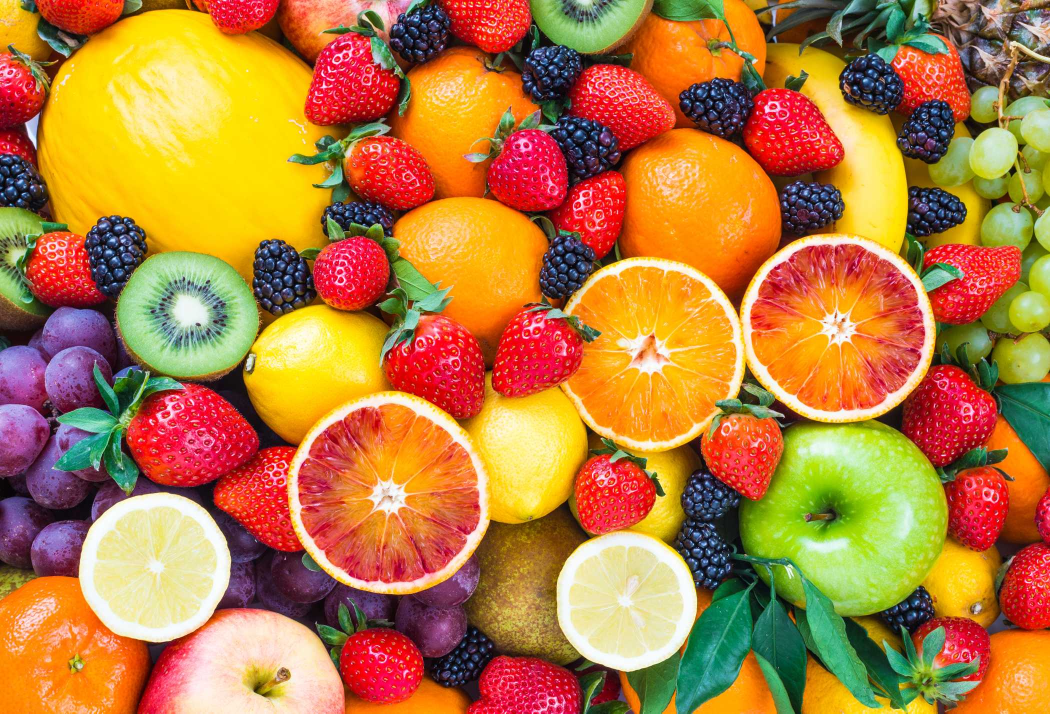
#> input picture fruit.jpg, 2100 x 1427 px (shown at 1/2 size)
$ jupyter execute --allow-errors btaplab3.ipynb
#> lines starting #> are read from the running program, lines starting #| are printed output that depends on the picture
[cell 1]
import numpy as np
import imageio.v2 as iio
import matplotlib.pylab as plt

# Đọc ảnh từ file
data = iio.imread('fruit.jpg')
#> data is the input picture: shape (1427, 2100, 3); mean R, G, B 182.3, 124.4, 62.8

# Cắt ảnh: từ dòng 800 đến 1200, cột 570 đến 980
bmg = data[500:700, 175:500]
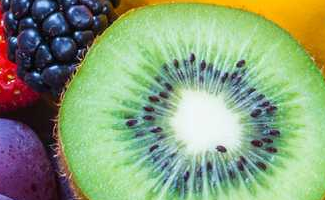
#> bmg: shape (200, 325, 3); mean R, G, B 136.1, 157.9, 121.2

# In ra kích thước ảnh gốc
print(data.shape)
#| (1427, 2100, 3)

# Lưu vùng ảnh đã cắt thành file mới
iio.imwrite('kiwi.jpg', bmg)

# Hiển thị ảnh đã cắt
plt.imshow(bmg)
plt.show()

[cell 2]
import numpy as np
import scipy.ndimage as nd
import imageio.v2 as iio
import matplotlib.pylab as plt

# Đọc ảnh 'fruit.jpg' dưới dạng ảnh xám
du_lieu = iio.imread('kiwi.jpg', mode='F')
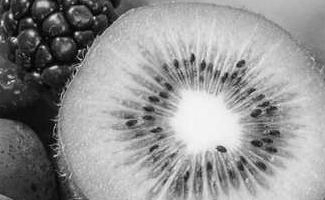
#> du_lieu: shape (200, 325) float32; min 0.228, max 247.1, mean 147.2

# Dịch chuyển ảnh sang phải 25 pixel và xuống dưới 100 pixel
anh_dich_chuyen = nd.shift(du_lieu, (0, 30))
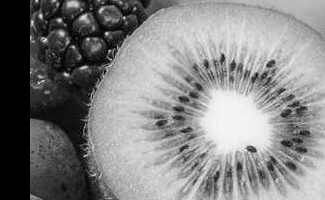
#> anh_dich_chuyen: shape (200, 325) float32; min 0, max 247.1, mean 130.9

# Hiển thị ảnh đã dịch chuyển
plt.imshow(anh_dich_chuyen,)
plt.show()

[cell 3]
import numpy as np
import imageio.v2 as iio
import matplotlib.pylab as plt

# Đọc ảnh từ file
data = iio.imread('colorful-ripe-tropical-fruits.jpg', mode='F')
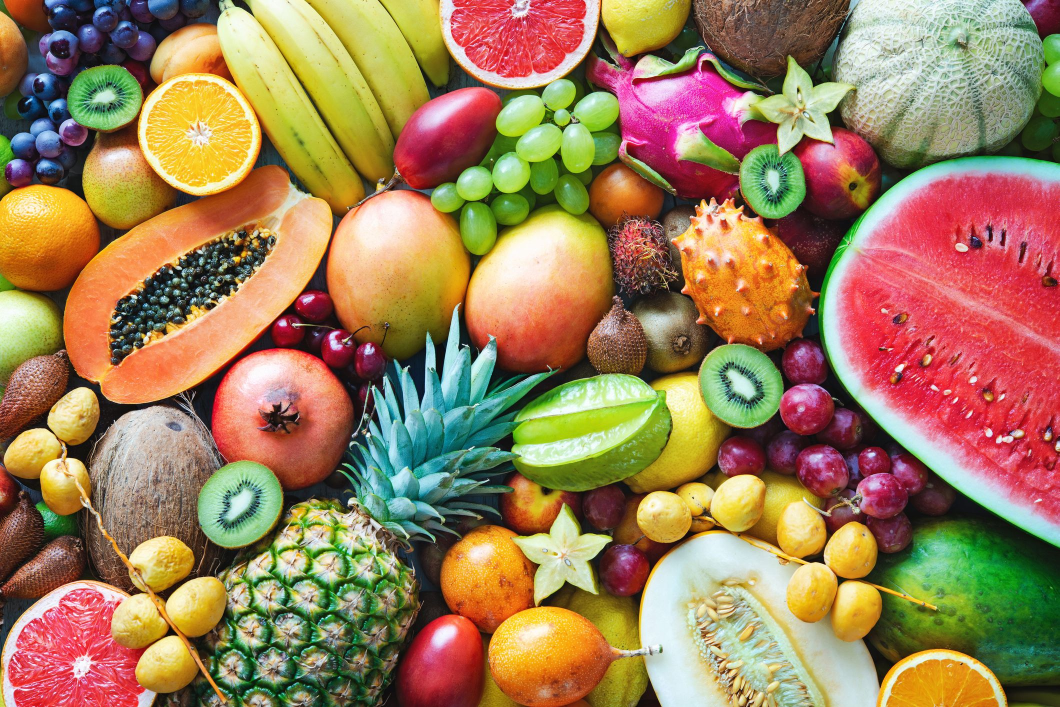
#> input picture colorful-ripe-tropical-fruits.jpg, 2119 x 1414 px (shown at 1/2 size)
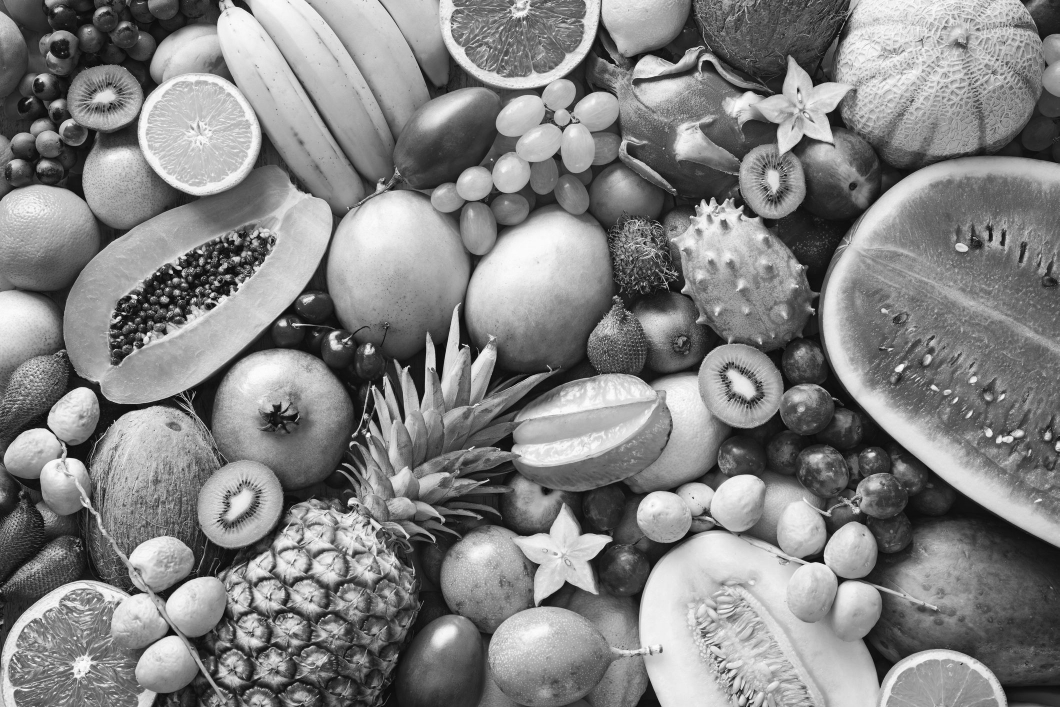
#> data: shape (1414, 2119) float32 (shown at 1/2 size); min 0.228, max 255, mean 131.7

# Cắt ảnh: từ dòng 800 đến 1200, cột 570 đến 980
bmg = data[350:800, 130:650]
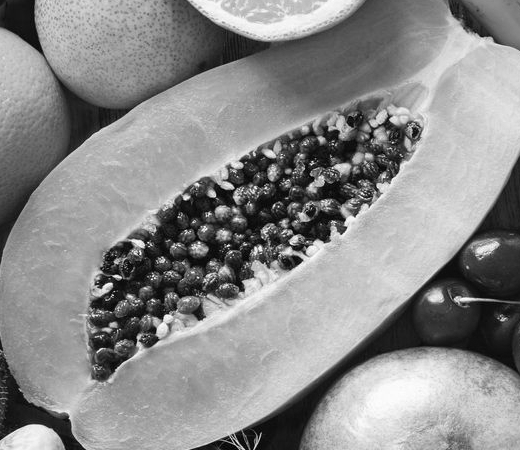
#> bmg: shape (450, 520) float32; min 0.228, max 254.8, mean 139.5

# In ra kích thước ảnh gốc
print(data.shape)
#| (1414, 2119)

# Chuyển đổi ảnh sang kiểu uint8 trước khi lưu
bmg_uint8 = np.clip(bmg, 0, 255).astype(np.uint8)
iio.imwrite('dudu.jpg', bmg_uint8)

# Hiển thị ảnh đã cắt
plt.imshow(bmg)
plt.show()

[cell 4]
import numpy as np
import imageio.v2 as iio
import matplotlib.pylab as plt

# Đọc ảnh từ file
data = iio.imread('colorful-ripe-tropical-fruits.jpg', mode='F')

# Cắt ảnh: từ dòng 800 đến 1200, cột 570 đến 980
bmg = data[300:1000, 1600:2500]
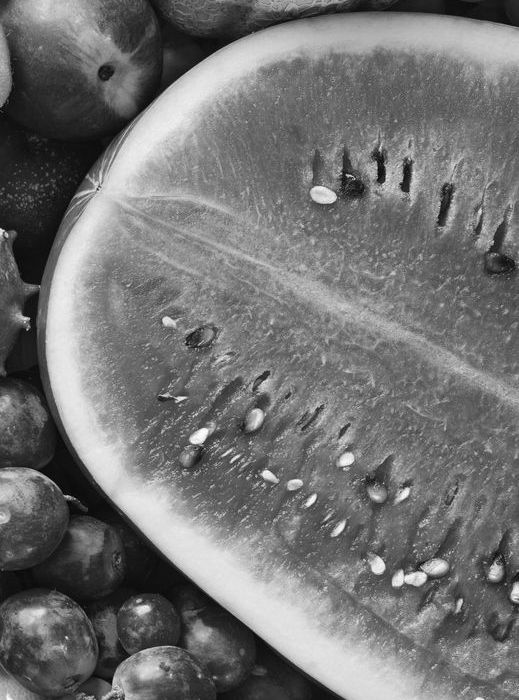
#> bmg: shape (700, 519) float32; min 1.99, max 254.1, mean 115.3

# In ra kích thước ảnh gốc
print(data.shape)
#| (1414, 2119)

# Chuyển đổi ảnh sang kiểu uint8 trước khi lưu
bmg_uint8 = np.clip(bmg, 0, 255).astype(np.uint8)
#> bmg_uint8: shape (700, 519)
iio.imwrite('duahau.jpg', bmg_uint8)

# Hiển thị ảnh đã cắt
plt.imshow(bmg)
plt.show()

[cell 5]
import numpy as np
import imageio.v2 as iio
import matplotlib.pylab as plt
import scipy.ndimage as nd


# Đọc ảnh từ file sử dụng biến image_path đã có sẵn
data = iio.imread('quang_ninh.jpg')
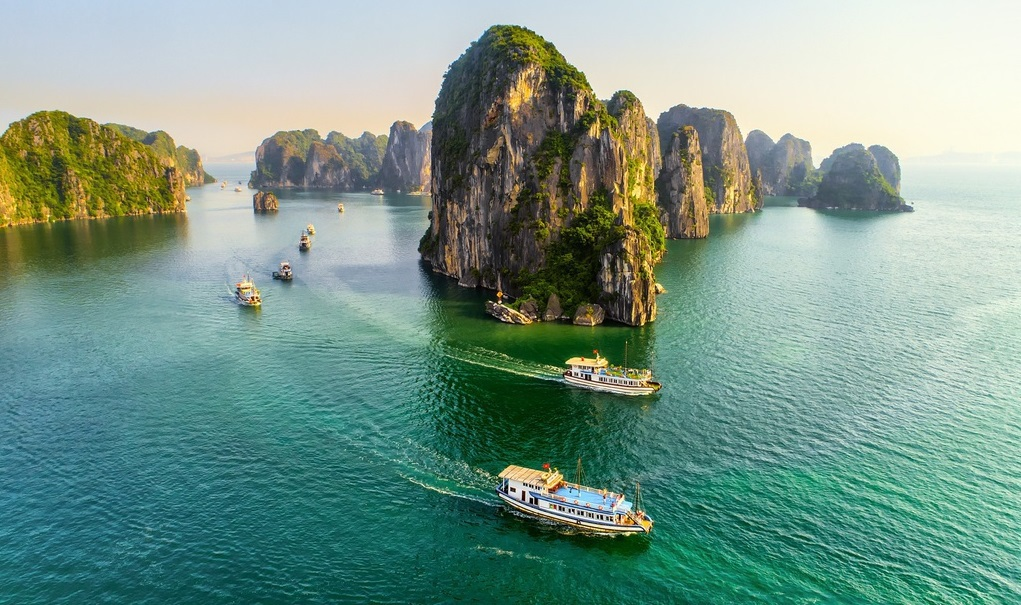
#> input picture quang_ninh.jpg, 1021 x 605 px
#> data is the input picture: shape (605, 1021, 3); mean R, G, B 119.9, 151, 137.7


# Cắt ảnh: từ dòng 100 đến 500, cột 100 đến 500 (đảm bảo nằm trong kích thước ảnh)
bmg = data[300:600, 400:700]
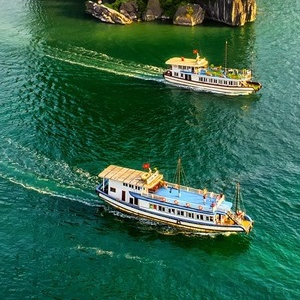
#> bmg: shape (300, 300, 3); mean R, G, B 50.1, 100.5, 75.3


print(data.shape)
#| (605, 1021, 3)

# Chuyển đổi ảnh sang kiểu uint8 trước khi lưu
bmg_uint8 = np.clip(bmg, 0, 255).astype(np.uint8)
iio.imwrite('thuyen.jpg', bmg_uint8)
rotated = nd.rotate(bmg, 45)
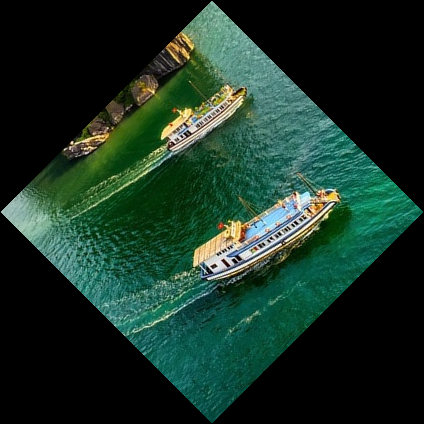
#> rotated: shape (424, 424, 3); mean R, G, B 25, 50, 37.4

# Chuyển đổi ảnh sang kiểu uint8 trước khi lưu
rotated_uint8 = np.clip(rotated, 0, 255).astype(np.uint8)
iio.imwrite('thuyen_xoay_40.jpg', rotated_uint8)

# Hiển thị ảnh đã xoay
plt.imshow(rotated)
plt.axis('off')
plt.show()

# Hiển thị ảnh đã cắt
plt.imshow(bmg)

plt.show()
